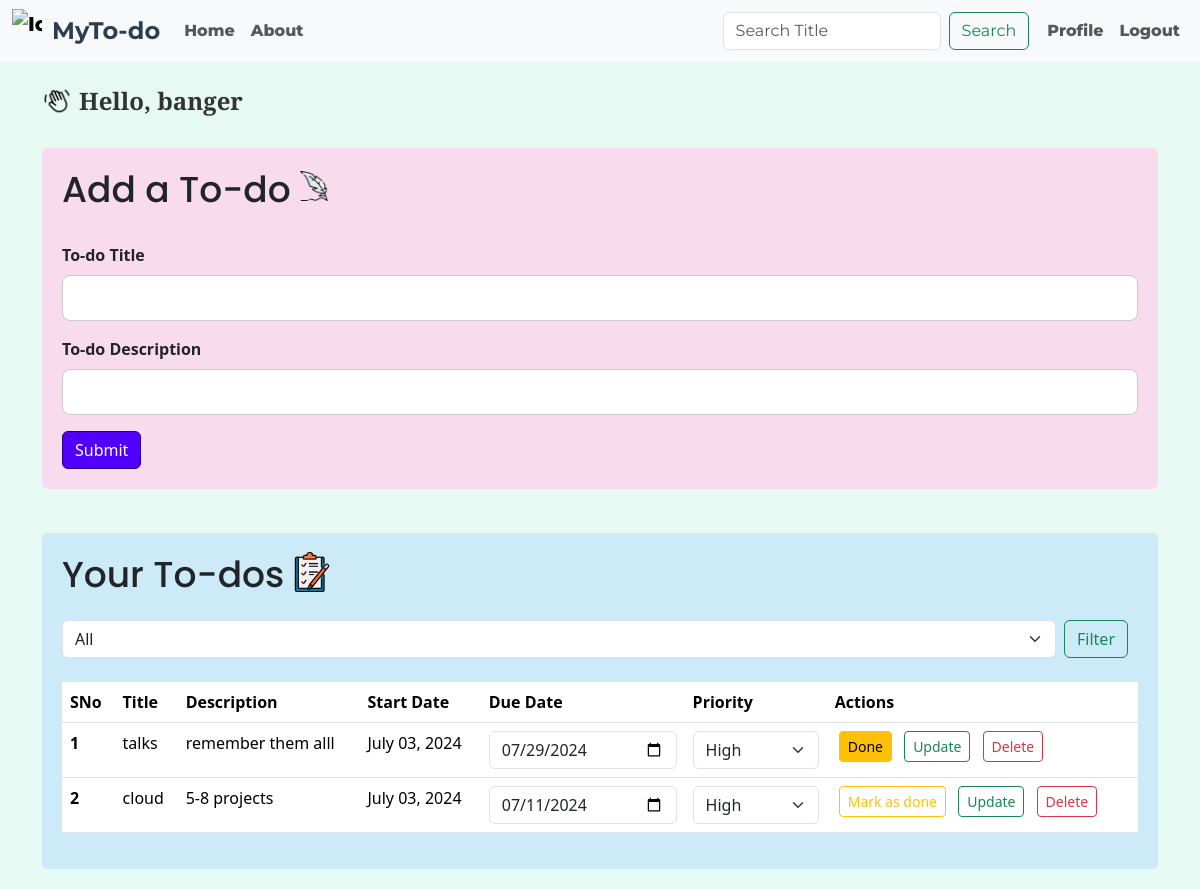
Page /filter (signed in) on the committed database.
### app.py (models this page shows, shortened)
class User(UserMixin, db.Model):
    id = db.Column(db.Integer, primary_key=True)
    username = db.Column(db.String(150), unique=True, nullable=False)
    email = db.Column(db.String(150), unique=True, nullable=False)
    password = db.Column(db.String(150), nullable=False)
    full_name = db.Column(db.String(150), nullable=True)
    phone = db.Column(db.String(20), nullable=True)
    birth_date = db.Column(db.Date, nullable=True)
    profile_img = db.Column(db.String(150), nullable=True)
    bio = db.Column(db.String(300), nullable=True)
    todos = db.relationship('Todo', backref='user', lazy=True, cascade="all, delete-orphan")
    created_at = db.Column(db.DateTime, nullable=False, default=datetime.utcnow)

class Todo(db.Model):
    sno = db.Column(db.Integer, primary_key=True)
    title = db.Column(db.String(200), nullable=False)
    desc = db.Column(db.String(500), nullable=False)
    date_created = db.Column(db.DateTime, default=datetime.utcnow)
    due_date = db.Column(db.DateTime, nullable=True)
    user_id = db.Column(db.Integer, db.ForeignKey('user.id'), nullable=False)
    is_done = db.Column(db.Boolean, default=False)
    priority = db.Column(db.String(10), nullable=False, default='Medium')
    def formatted_date(self):
        return self.date_created.strftime("%B %d, %Y")

### app.py (the view, shortened to what this page needs)
@app.route('/filter', methods=['GET'])
@login_required
def filter_todos():
    filter_option = request.args.get('filter', 'all')
    if filter_option == 'due_date':
        allTodo = Todo.query.filter_by(user_id=current_user.id).order_by(Todo.due_date.asc()).all()
    elif filter_option == 'done':
        allTodo = Todo.query.filter_by(user_id=current_user.id, is_done=True).all()
    elif filter_option == 'not_done':
        allTodo = Todo.query.filter_by(user_id=current_user.id, is_done=False).all()
    else:
        allTodo = Todo.query.filter_by(user_id=current_user.id).all()
    return render_template('index.html', allTodo=allTodo)

### app.py (called while the page is built)
@login_manager.user_loader
def load_user(user_id):
    return User.query.get(int(user_id))

### templates/index.html (shortened to what this page needs)
{% extends 'base.html' %}
{% block body %}
<div class="container my-3">
    {% if current_user.is_authenticated %}
    <div class="greeting d-flex align-items-center">
        <img src="{{ url_for('static', filename='images/hand.png') }}" alt="Icon" class="icon">
        <h4 class="greet ms-2">Hello, {{ current_user.username }}</h4>
    </div>
    {% endif %}
    <br>
    <div class="add-container">
        <div class="add d-flex align-items-center">
            <h2>Add a To-do</h2>
            <img src="{{ url_for('static', filename='images/add.png') }}" alt="Icon" class="icon ms-2">
        </div>
        <br>
        <form action="/" method="POST">
            <div class="mb-3">
                <strong><label for="title" class="form-label">To-do Title</label></strong>
                <input type="text" class="form-control todo-input" name="title" id="title" aria-describedby="titleHelp" required>
            </div>
            <div class="mb-3">
                <strong><label for="desc" class="form-label">To-do Description</label></strong>
                <input type="text" class="form-control todo-input" name="desc" id="desc">
            </div>
            <button type="submit" class="btn btn-primary">Submit</button>
        </form>
    </div>
</div>
<div class="container my-3">
    <br>
    <div class="your-container">
        <div class="d-flex align-items-center">
            <h2 class="your">Your To-dos</h2>
            <img src="{{ url_for('static', filename='images/task.png') }}" alt="Icon" class="icon ms-2">
        </div>
        <form id="filterForm" class="d-flex mt-3" action="/filter" method="GET">
            <select class="form-select me-2" name="filter" id="filter">
                <option value="all">All</option>
            </select>
            <button type="submit" class="btn btn-outline-success">Filter</button>
        </form>
        <br>
        {% if allTodo|length == 0 %}
        <div class="alert alert-warning" role="alert">
            No To-dos found. Add your first to-do now!
        </div>
        {% else %}
        <table class="table">
            <thead>
                <tr>
                    <th scope="col">SNo</th>
                    <th scope="col">Title</th>
                    <th scope="col">Description</th>
                    <th scope="col">Start Date</th>
                    <th scope="col">Due Date</th>
                    <th scope="col">Priority</th>
                    <th scope="col">Actions</th>
                </tr>
            </thead>
            <tbody>
                {% for todo in allTodo %}
                <tr>
                    <th scope="row">{{ loop.index }}</th>
                    <td>{{ todo.title }}</td>
                    <td>{{ todo.desc }}</td>
                    <td>{{ todo.formatted_date() }}</td>
                    <td>
                        <input type="date" class="form-control due-date-input" data-id="{{ todo.sno }}" value="{{ todo.due_date.strftime('%Y-%m-%d') if todo.due_date else '' }}">
                    </td>
                    <td>
                        <select class="form-select priority-select" data-id="{{ todo.sno }}">
                            <option value="high" {% if todo.priority == 'high' %}selected{% endif %}>High</option>
                        </select>
                    </td>
                    <td>
                        <button class="btn {% if todo.is_done %}btn-warning{% else %}btn-outline-warning{% endif %} mark-done-btn btn-sm mx-1" data-id="{{ todo.sno }}">
                            {% if todo.is_done %}Done{% else %}Mark as done{% endif %}
                        </button>
                        <a href="/update/{{ todo.sno }}" class="btn btn-outline-success btn-sm mx-1">Update</a>
                        <a href="/delete/{{ todo.sno }}" class="btn btn-outline-danger btn-sm mx-1">Delete</a>
                    </td>
                </tr>
                {% endfor %}
            </tbody>
        </table>
        {% endif %}
    </div>
</div>
<link rel="stylesheet" href="{{ url_for('static', filename='css/index.css') }}">
{% endblock body %}

### templates/base.html (shortened to what this page needs)
<!doctype html>
<html lang="en">
<head>
    <link rel="stylesheet" href="{{ url_for('static', filename='css/style.css') }}">
        <link href="https://cdn.jsdelivr.net/npm/bootstrap@5.3.3/dist/css/bootstrap.min.css" rel="stylesheet"
>
</head>
<body>
    <nav class="navbar navbar-expand-lg bg-body-tertiary">
        <div class="container-fluid">
            <a class="navbar-brand" href="/">
                <img src="{{ url_for('static', filename='images/quill-pen.png') }}" alt="Icon" class="icon">
                <span class="text">MyTo-do</span>
            </a>
            <div class="collapse navbar-collapse" id="navbarSupportedContent">
                <ul class="navbar-nav me-auto mb-2 mb-lg-0">
                    <li class="nav-item">
                        <a class="nav-link" aria-current="page" href="/">Home</a>
                    </li>
                    <li class="nav-item">
                        <a class="nav-link" href="/about">About</a>
                    </li>
                </ul>
                {% if current_user.is_authenticated %}
            <form class="d-flex" action="{{ url_for('search') }}" method="GET">
                <input class="form-control me-2" type="search" placeholder="Search Title" aria-label="Search"
                    name="search_query">
                <button class="btn btn-outline-success" type="submit">Search</button>
            </form>
            <ul class="navbar-nav">
                <li class="nav-item">
                    <a class="nav-link" href="{{ url_for('profile') }}">Profile</a>
                </li>
                <li class="nav-item">
                    <a class="nav-link logout" href="{{ url_for('logout') }}">Logout</a>
                </li>
            </ul>
            {% endif %}
            </div>
        </div>
    </nav>
    {% block body %}
    {% endblock body %}
</body>
</html>

### static/css/style.css (style rules this page uses)
.navbar { font-family: 'Montserrat', sans-serif; font-weight: 800; }
.navbar-brand { display: flex; align-items: center; color: #333; text-decoration: none; font-family: 'Montserrat', sans-serif; }
.navbar-brand .icon { margin-right: 10px; width: 30px; height: auto; }
.navbar-brand .text { font-size: 1.5rem; font-weight: bold; color: #2c3e50; transition: color 0.3s; }
.nav-link { color: #2c3e50; transition: background-color 0.3s, color 0.3s; }
.d-flex { margin-right: 10px; }

### static/css/index.css (style rules this page uses)
h2 { font-family: Poppins; font-size: 36px; text-align: left; }
.greeting { display: flex; align-items: center; }
.greeting .icon { width: 30px; height: auto; margin-right: -1px; margin-top: 1px; }
.greet { font-family: "Merriweather", serif; font-size: 30px; font-weight: 700; font-size: 1.5rem; color: #333; margin-top: 9px; }
.add { display: flex; align-items: center; }
.add .icon { width: 30px; height: auto; margin-left: 8px; margin-top: -14px; }
.icon { width: 40px; height: auto; margin-top: -14px; }
.todo-input { border: 1px solid #ccc; border-radius: 8px; padding: 10px; width: 100%; transition: border-color 0.3s ease; }
.btn-primary { background-color: #5100ff; border-color: #220283; color: #fff; transition: background-color 0.3s ease, border-color 0.3s ease, color 0.3s ease; }
.add-container { background-color: rgb(249, 219, 238); border-radius: 5px; padding: 20px; margin-bottom: 20px; }
.your-container { background-color: rgb(204, 234, 247); border-radius: 5px; padding: 20px; margin-bottom: 20px; }
body { background-color: rgb(231, 249, 243); }
.container { opacity: 0; transform: translateY(-20px); animation: slideDown 1s forwards; }

### rows in the picture
User: username "banger"
Todo: title "talks", desc "remember them alll", formatted_date "July 03, 2024", due_date "07/29/2024", priority+sno "High", is_done "Done"
Todo: title "cloud", desc "5-8 projects", formatted_date "July 03, 2024", due_date "07/11/2024", priority+sno "High", is_done "Mark as done"
